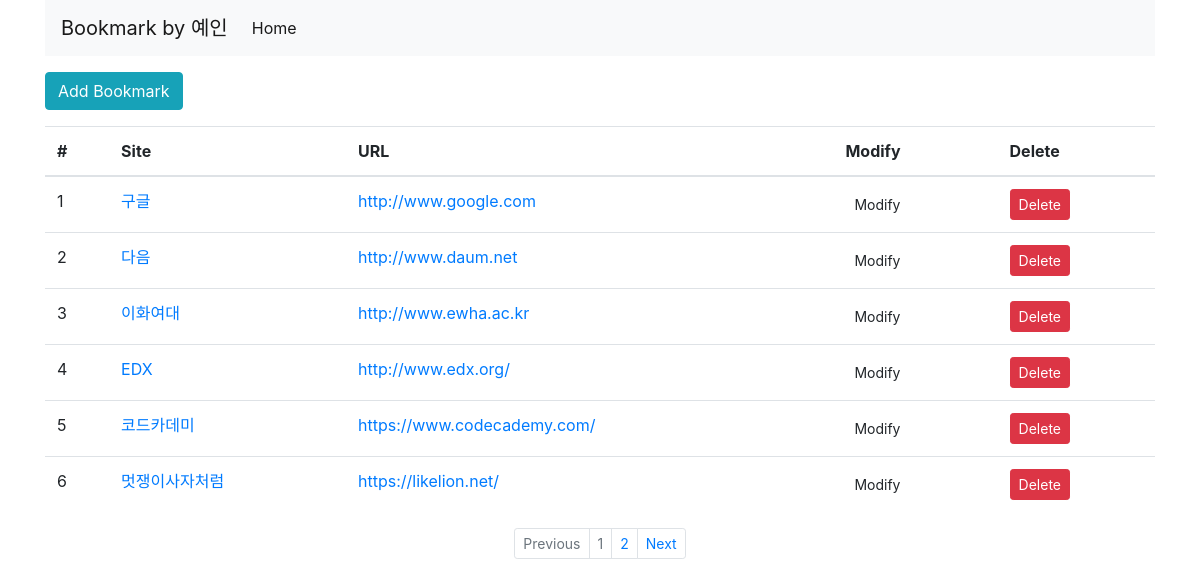
Screenshot of /bookmark/ with the database file from the repository.
### bookmark/models.py (models this page shows, shortened)
class Bookmark(models.Model):
    site_name = models.CharField(max_length=100)
    url = models.URLField('Site URL')

### bookmark/views.py (the view)
# urls.py: path('', BookmarkListView.as_view(), name='list'),
class BookmarkListView(ListView):
    model = Bookmark
    paginate_by = 6

### bookmark/templates/bookmark/bookmark_list.html (shortened to what this page needs)
{% extends 'base.html' %}
{% block content %}
<div class="btn-group">
    <a href="{% url 'add' %}" class="btn btn-info">Add Bookmark</a>
</div>
<table class="table">
    <thead>
        <tr>
                <th scope="col">#</th>
                <th scope="col">Site</th>
                <th scope="col">URL</th>
                <th scope="col">Modify</th>
                <th scope="col">Delete</th>
        </tr>
    </thead>
    <tbody>
        {% for bookmark in object_list %}
            <tr>
                <td>{{forloop.counter}}</td>
                <td><a href="{% url 'detail' pk=bookmark.id %}">{{bookmark.site_name}}</a></td>
                <td><a href="{{bookmark.url}}" target="_blank">{{bookmark.url}}</a></td>
                <td><a href="{% url 'update' pk=bookmark.id %}" class="btn btn-sucess btn-sm">Modify</a></td>
                <td><a href="{% url 'delete' pk=bookmark.id %}" class="btn btn-danger btn-sm">Delete</a></td>
            </tr>
        {% endfor %}
    </tbody>
</table>
{% endblock %}
{% block pagination %}
    {% if is_paginated %}
        <ul class="pagination justify-content-center pagination-sm">
            {% if page_obj.has_previous %}
                <li class="page-item"><a class="page-link" href="{% url 'list' %}?page={{ page_obj.previous_page_number }}" tabindex="-1">Previous</a></li>
            {% else %}
                <li class="page-item disabled"><a class="page-link" href="#" tabindex="-1">Previous</a></li>
            {% endif %}
            {% for object in page_obj.paginator.page_range %}
                <li class="page-item {% if page_obj.number == forloop.counter %}disabled{% endif %}"><a class="page-link" href="{{ request.path }}?page={{ forloop.counter }}">{{ forloop.counter }}</a></li>
            {% endfor %}
            {% if page_obj.has_next %}
                <li class="page-item"><a class="page-link" href="{% url 'list' %}?page={{ page_obj.next_page_number }}">Next</a></li>
            {% else %}
                <li class="page-item disabled"><a class="page-link" href="#">Next</a></li>
            {% endif %}
        </ul>
    {% endif %}
{% endblock %}

### templates/base.html (shortened to what this page needs)
<!DOCTYPE html>
<html lang="en">
<head>
    <link rel="stylesheet" href="https://stackpath.bootstrapcdn.com/bootstrap/4.3.1/css/bootstrap.min.css">
{% load static %}
<link rel="stylesheet" href="{% static 'style.css' %}">
</head>
<body>
<div class="container">
    <nav class="navbar navbar-expand-lg navbar-light bg-light">
        <a class="navbar-brand" href="#">Bookmark by 예인</a>
        <div class="collapse navbar-collapse" id="navbarSupportedContent">
            <ul class="navbar-nav mr-auto">
                <li class="nav-item active"><a class="nav-link" href="#">Home <span class="sr-only">(current)</span></a></li>
            </ul>
        </div>
    </nav>
    <div class="row">
        <div class="col">
            {% block content %}
            {% endblock %}
            {% block pagination %}
            {% endblock %}
        </div>
    </div>
</div>

### static/style.css (style rules this page uses)
body { width:100% }

### rows the page displays
Bookmark: site_name "구글", url "http://www.google.com"
Bookmark: site_name "다음", url "http://www.daum.net"
Bookmark: site_name "이화여대", url "http://www.ewha.ac.kr"
Bookmark: site_name "EDX", url "http://www.edx.org/"
Bookmark: site_name "코드카데미", url "https://www.codecademy.com/"
Bookmark: site_name "멋쟁이사자처럼", url "https://likelion.net/"
